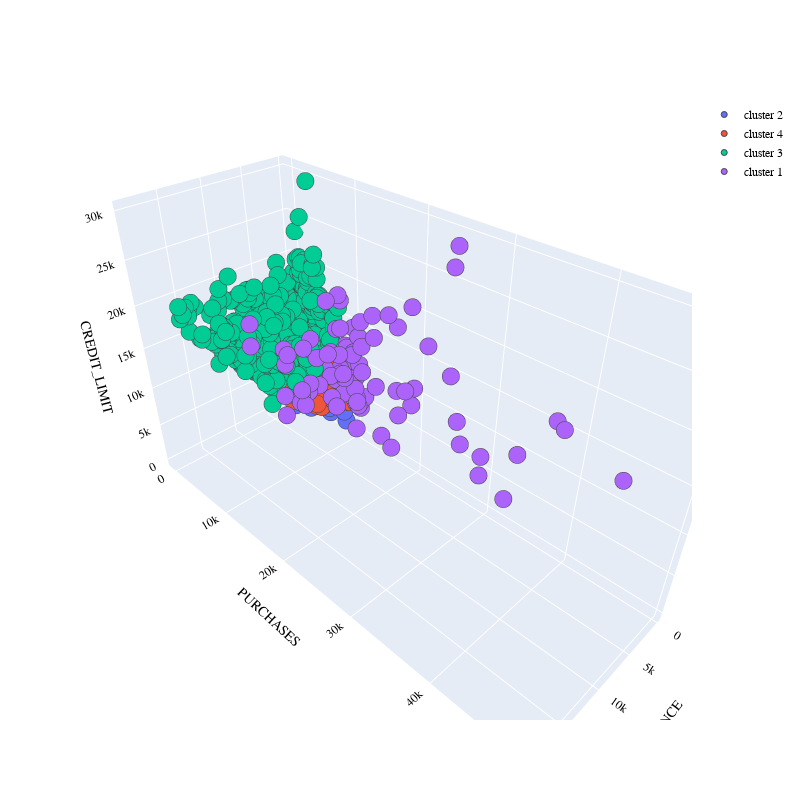

The notebook cell saved with this chart:
### Code cell
PLOT = go.Figure()

for i in list(credit_cards["CREDIT_CARD_SEGEMENTS"].unique()):
    PLOT.add_trace(go.Scatter3d(
        x=credit_cards[credit_cards["CREDIT_CARD_SEGEMENTS"] == i]["BALANCE"],
        y=credit_cards[credit_cards["CREDIT_CARD_SEGEMENTS"] == i]["PURCHASES"],
        z=credit_cards[credit_cards["CREDIT_CARD_SEGEMENTS"] == i]["CREDIT_LIMIT"],
        mode="markers",
        marker=dict(size=6, line=dict(width=1)),  # Correct marker and line styling
        name=str(i)
    ))

# Update hover and layout
PLOT.update_traces(hovertemplate="BALANCE %{x} <br> PURCHASES %{y} <br> CREDIT_LIMIT %{z}")

PLOT.update_layout(
    width=800,
    height=800,
    autosize=True,
    showlegend=True,
    scene=dict(
        xaxis=dict(title="BALANCE", titlefont_color="black"),
        yaxis=dict(title="PURCHASES", titlefont_color="black"),
        zaxis=dict(title="CREDIT_LIMIT", titlefont_color="black")
    ),
    font=dict(family="Gilroy", color="black", size=12)
)

### Figure 1 — Plotly figure (JSON) as saved in the notebook; plotly's stock layout.template omitted (floating-point values rounded to 4 significant figures; data arrays with more than 128 entries replaced by an {"elided": "..."} marker saying what was removed)
{"data": [{"hovertemplate": "BALANCE %{x} <br> PURCHASES %{y} <br> CREDIT_LIMIT %{z}", "marker": {"line": {"width": 1}, "size": 6}, "mode": "markers", "name": "cluster 2", "type": "scatter3d", "x": {"elided": "5169 float values"}, "y": {"elided": "5169 float values"}, "z": {"elided": "5169 float values"}}, {"hovertemplate": "BALANCE %{x} <br> PURCHASES %{y} <br> CREDIT_LIMIT %{z}", "marker": {"line": {"width": 1}, "size": 6}, "mode": "markers", "name": "cluster 4", "type": "scatter3d", "x": {"elided": "2565 float values"}, "y": {"elided": "2565 float values"}, "z": {"elided": "2565 float values"}}, {"hovertemplate": "BALANCE %{x} <br> PURCHASES %{y} <br> CREDIT_LIMIT %{z}", "marker": {"line": {"width": 1}, "size": 6}, "mode": "markers", "name": "cluster 3", "type": "scatter3d", "x": {"elided": "814 float values"}, "y": {"elided": "814 float values"}, "z": {"elided": "814 int values"}}, {"hovertemplate": "BALANCE %{x} <br> PURCHASES %{y} <br> CREDIT_LIMIT %{z}", "marker": {"line": {"width": 1}, "size": 6}, "mode": "markers", "name": "cluster 1", "type": "scatter3d", "x": [2393.0, 19040.0, 13670.0, 975.9, 4560.0, 9048.0, 6571.0, 2723.0, 5131.0, 11210.0, 13480.0, 2643.0, 2549.0, 11550.0, 1312.0, 1203.0, 3453.0, 2691.0, 2493.0, 8782.0, 1088.0, 3123.0, 1482.0, 7761.0, 10360.0, 13760.0, 3879.0, 772.5, 4419.0, 2072.0, 3108.0, 1894.0, 4011.0, 2793.0, 972.7, 1367.0, 8152.0, 2774.0, 1229.0, 8810.0, 3392.0, 3454.0, 1917.0, 912.4, 5383.0, 1378.0, 3477.0, 1513.0, 5919.0, 847.2, 788.3, 4005.0, 984.7, 11640.0, 5969.0, 6774.0, 9753.0, 11630.0, 3123.0, 8700.0, 3012.0, 2693.0, 4200.0, 2998.0, 4859.0, 10120.0, 1269.0, 2005.0, 6956.0, 776.9, 1162.0, 9310.0, 975.4, 6257.0, 1019.0, 4061.0, 6372.0, 2307.0, 1128.0, 2902.0, 3967.0, 2370.0, 946.1, 348.3, 2980.0, 561.0, 4228.0, 2017.0], "y": [12460.0, 22010.0, 9792.0, 10220.0, 10850.0, 11190.0, 9325.0, 10410.0, 32540.0, 11150.0, 41050.0, 26400.0, 13770.0, 49040.0, 10700.0, 11310.0, 11680.0, 12470.0, 27960.0, 11670.0, 9735.0, 11200.0, 14600.0, 14330.0, 12650, 9671.0, 9796.0, 8519.0, 12550.0, 17410.0, 26580.0, 22750.0, 40040.0, 9661.0, 10550.0, 12375, 25620.0, 21800.0, 11410.0, 25380.0, 38900.0, 31300.0, 12620.0, 10710.0, 9737.0, 14300.0, 9683.0, 15700.0, 9321.0, 11510.0, 9114.0, 9134.0, 10240.0, 15110.0, 22380.0, 14215, 10200.0, 14690.0, 10760.0, 20420.0, 27790.0, 13010.0, 11650.0, 35130.0, 9282.0, 10170.0, 17945, 20750.0, 11500.0, 11520.0, 10900.0, 9008.0, 9586.0, 9229.0, 9250.0, 22500, 22100.0, 12780.0, 14450.0, 11250.0, 10150.0, 9935.0, 10920.0, 11880.0, 26780.0, 11577, 11990.0, 12020.0], "z": [2800, 18000, 20000, 10500, 7500, 10000, 8500, 19500, 11500, 11000, 17000, 16500, 14500, 22500, 6000, 6000, 10500, 13000, 9000, 16000, 8500, 7500, 15500, 16000, 10500, 17500, 19000, 17500, 17000, 19500, 28000, 18000, 18000, 8500, 9000, 16500, 17000, 13000, 9000, 14500, 18000, 7500, 15000, 15000, 9000, 18000, 12500, 3000, 15000, 10500, 12000, 10500, 7500, 12000, 14500, 9000, 15000, 13600, 10000, 17000, 12000, 7000, 16500, 12000, 9000, 14000, 18000, 10000, 14000, 4500, 12000, 15000, 12000, 9400, 9000, 23000, 7500, 6200, 9000, 9500, 9800, 10000, 5000, 6000, 30000, 5500, 13450, 8000]}], "layout": {"autosize": true, "font": {"color": "black", "family": "Gilroy", "size": 12}, "height": 800, "scene": {"xaxis": {"title": {"font": {"color": "black"}, "text": "BALANCE"}}, "yaxis": {"title": {"font": {"color": "black"}, "text": "PURCHASES"}}, "zaxis": {"title": {"font": {"color": "black"}, "text": "CREDIT_LIMIT"}}}, "showlegend": true, "width": 800}}
